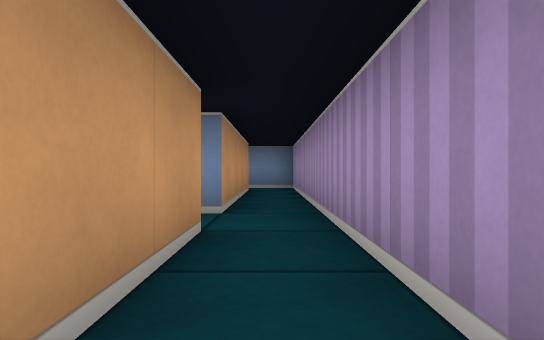
[1] (above)

17 first-person views from a walk through a cub3D level. The camera is about half as high as the walls, looks level and sees 75° across. The floor is counted in squares. Each view is taken from the middle of a square. On the plan, view 1 faces up. The plan holds only what a view shows up to about 9 squares ahead; the rest is blank.

[2]
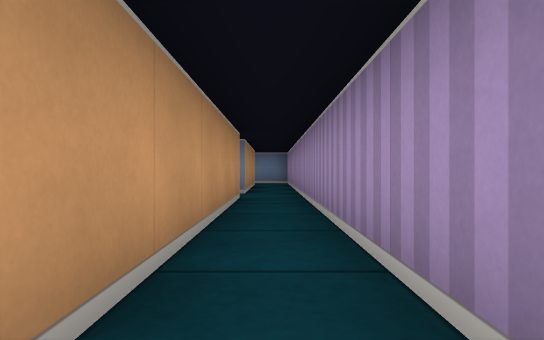

[3]
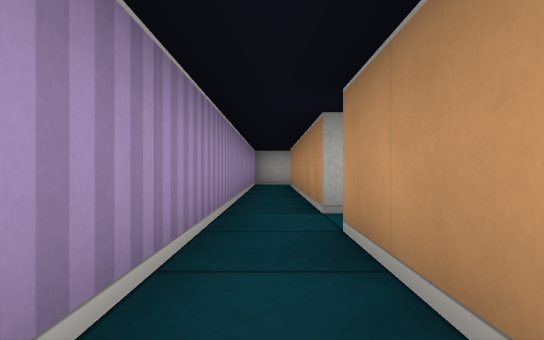

[4]
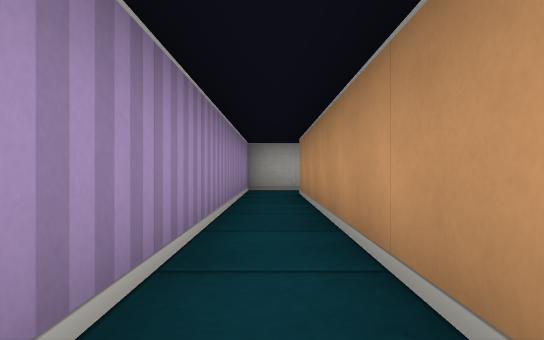

[5]
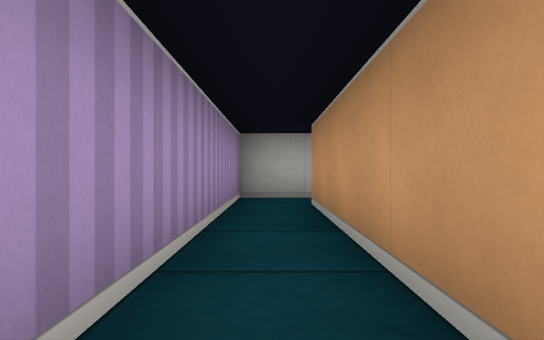

[6]
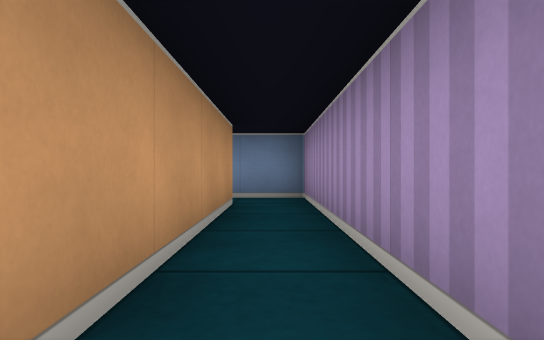

[7]
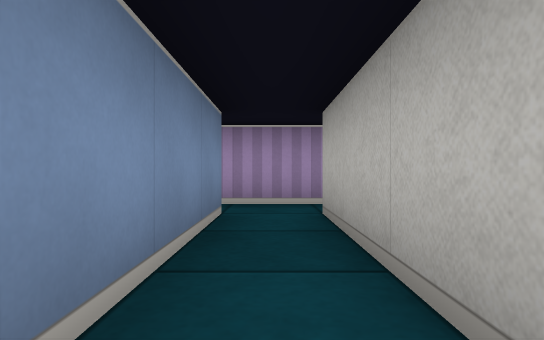

[8]
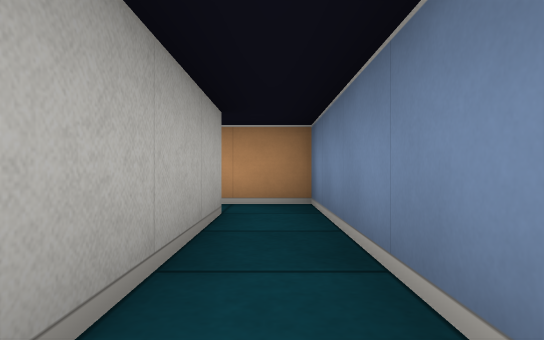

[9]
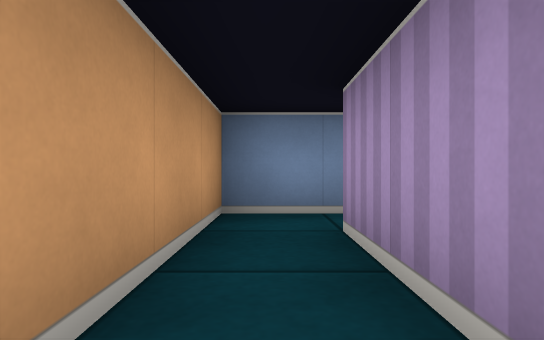

[10]
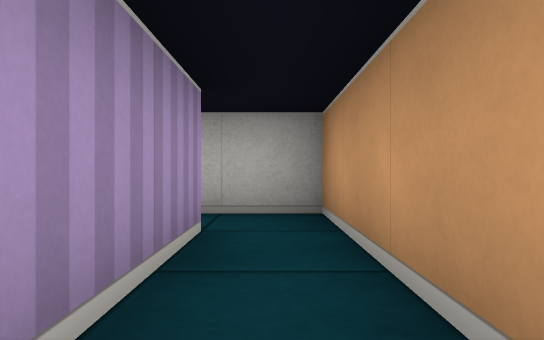

[11]
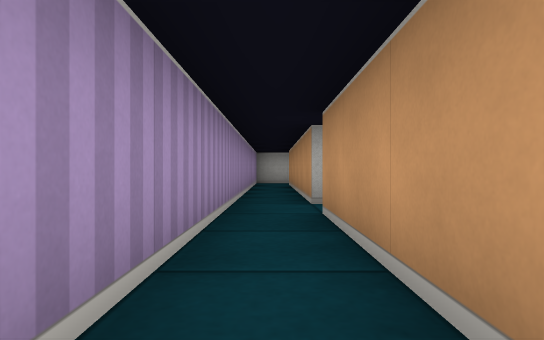

[12]
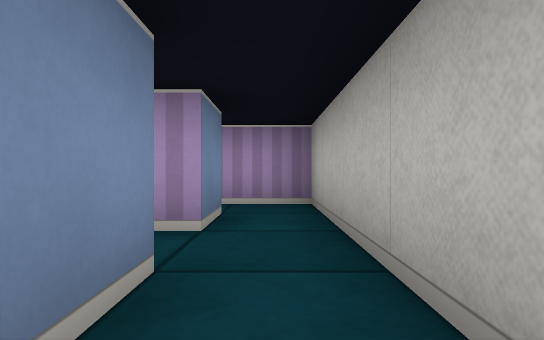

[13]
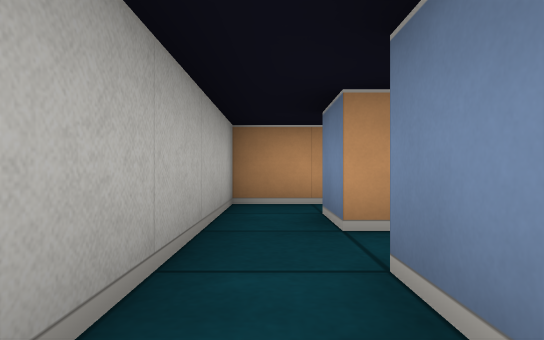

[14]
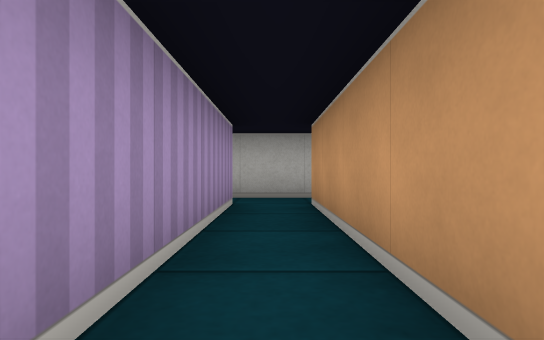

[15]
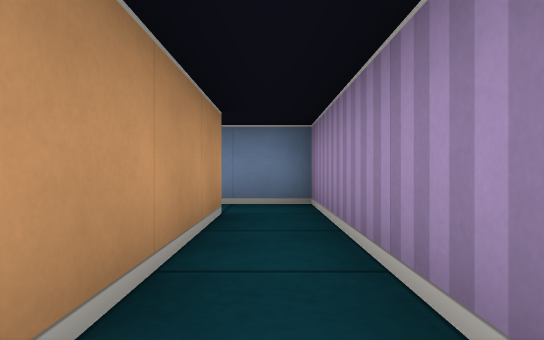

[16]
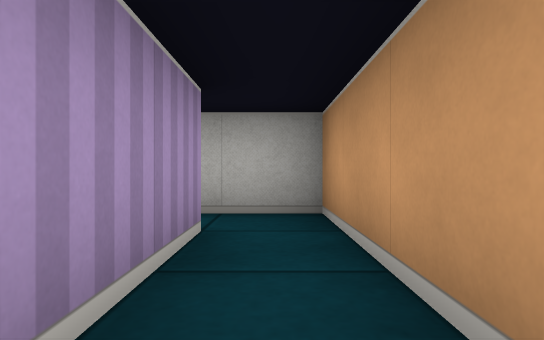

[17]
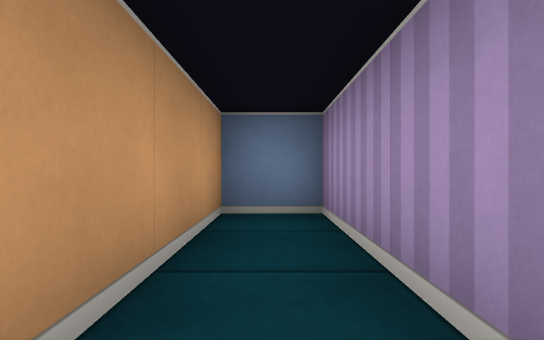

### Floor plan
Points are (right, up) in squares from view 1. A wall is a line through its corners. A room is listed if a view was taken in it or the views show most of it. See-through windows are left out.
Room 1 (views 1, 2, 3, 4, 5, 6, 7, 8, 10, 11, 13)
walls: (-3.5, 0.5) (-3.5, 2.5) (-0.5, 2.5) (-0.5, -2.5); (-0.5, -3.5) (-0.5, -9.5) (-1.5, -9.5); (-0.5, 7.5) (-0.5, 3.5) (-4.5, 3.5) (-4.5, 0.5); (-1.5, -10.5) (0.5, -10.5) (0.5, 8.5) (-0.6, 8.5)
ways out: opening at (-4, 1.5) to room 2; opening at (-1, -10) to room 4; opening at (-1, -3); opening at (-1, 8)
Room 2 (view 9)
walls: (-4.5, 0.5) (-4.5, -0.5) (-3.2, -0.5)
ways out: opening at (-4, 1.5) to room 1; opening at (-3, 0)
Room 3 (views 12, 16, 17)
walls: (-3.5, -9.5) (-3.5, -6.5) (-4.5, -6.5) (-4.5, -10.5) (-3.5, -10.5)
ways out: opening at (-3, -10) to room 4
Room 4 (views 14, 15)
walls: (-2.5, -5.5) (-2.5, -9.5) (-3.5, -9.5); (-1.5, -9.5) (-1.5, -4.5) (-2.8, -4.5); (-3.5, -10.5) (-1.5, -10.5)
ways out: opening at (-1, -10) to room 1; opening at (-3, -10) to room 3; opening at (-3, -5)

Positions as (right, up) in squares from view 1, and headings:
1: (0, 0), facing up
2: (0, -3), facing up
3: (0, 0), facing down
4: (0, -3), facing down
5: (0, -5), facing down
6: (0, 3), facing up
7: (-4, 3), facing right
8: (0, 3), facing left
9: (-4, 0), facing up
10: (-4, 3), facing down
11: (0, 1), facing down
12: (-4, -10), facing right
13: (0, -10), facing left
14: (-2, -5), facing down
15: (-2, -9), facing up
16: (-4, -7), facing down
17: (-4, -10), facing up
